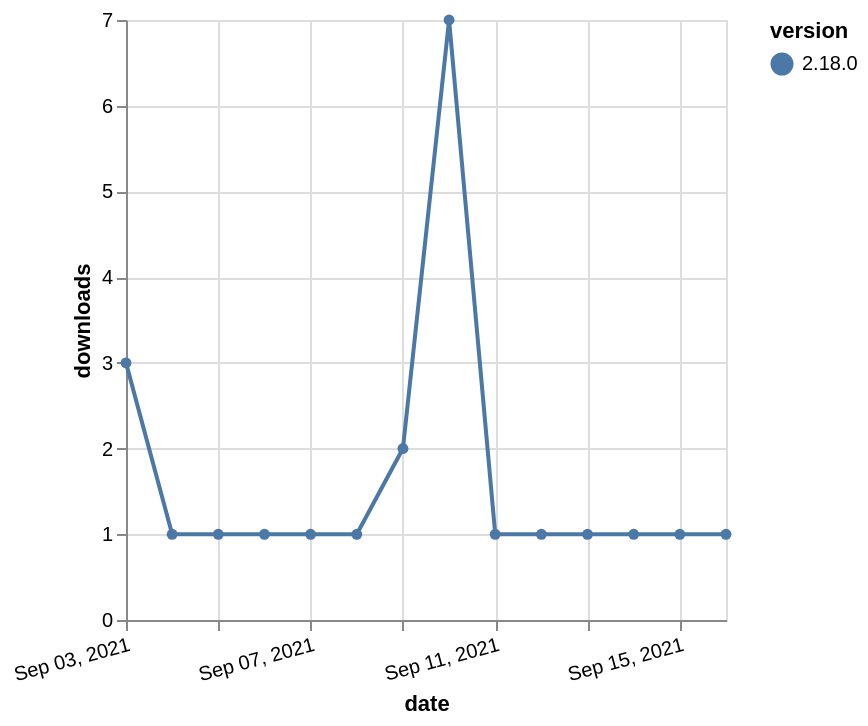

Source (Vega-Lite JSON):
### Vega-Lite specification from a JSON file in a GitHub repository (floating-point values rounded to 4 significant figures)
{"$schema": "https://vega.github.io/schema/vega-lite/v5.json", "description": "A simple bar chart with embedded data.", "data": {"values": [{"date": "2021-09-03", "total": 510, "delta": 3, "version": "2.18.0"}, {"date": "2021-09-04", "total": 511, "delta": 1, "version": "2.18.0"}, {"date": "2021-09-05", "total": 512, "delta": 1, "version": "2.18.0"}, {"date": "2021-09-06", "total": 513, "delta": 1, "version": "2.18.0"}, {"date": "2021-09-07", "total": 514, "delta": 1, "version": "2.18.0"}, {"date": "2021-09-08", "total": 515, "delta": 1, "version": "2.18.0"}, {"date": "2021-09-09", "total": 517, "delta": 2, "version": "2.18.0"}, {"date": "2021-09-10", "total": 524, "delta": 7, "version": "2.18.0"}, {"date": "2021-09-11", "total": 525, "delta": 1, "version": "2.18.0"}, {"date": "2021-09-12", "total": 526, "delta": 1, "version": "2.18.0"}, {"date": "2021-09-13", "total": 527, "delta": 1, "version": "2.18.0"}, {"date": "2021-09-14", "total": 528, "delta": 1, "version": "2.18.0"}, {"date": "2021-09-15", "total": 529, "delta": 1, "version": "2.18.0"}, {"date": "2021-09-16", "total": 530, "delta": 1, "version": "2.18.0"}]}, "width": "container", "mark": {"type": "line", "point": {"filled": true}}, "encoding": {"x": {"field": "date", "type": "temporal", "timeUnit": "yearmonthdate", "title": "date", "axis": {"labelAngle": -15}}, "y": {"field": "delta", "type": "quantitative", "title": "downloads"}, "color": {"field": "version", "type": "nominal"}, "tooltip": {"field": "delta"}}}
